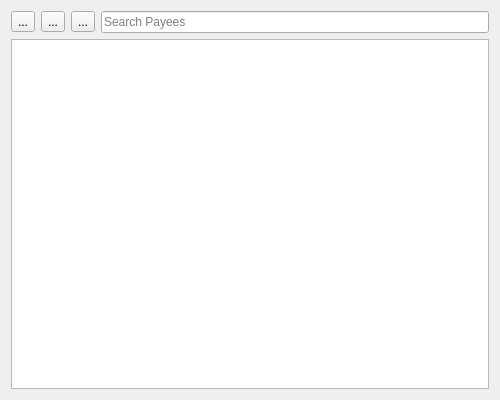
<?xml version="1.0" encoding="UTF-8"?>
<ui version="4.0">
 <class>PayeeForm</class>
 <widget class="QWidget" name="PayeeForm">
  <property name="windowModality">
   <enum>Qt::WindowModal</enum>
  </property>
  <property name="geometry">
   <rect>
    <x>0</x>
    <y>0</y>
    <width>500</width>
    <height>400</height>
   </rect>
  </property>
  <property name="windowTitle">
   <string>Payees</string>
  </property>
  <property name="locale">
   <locale language="English" country="UnitedKingdom"/>
  </property>
  <layout class="QHBoxLayout" name="horizontalLayout">
   <item>
    <layout class="QVBoxLayout" name="leftVerticalLayout">
     <item>
      <layout class="QHBoxLayout" name="controlsHorizontalLayout">
       <item>
        <widget class="QToolButton" name="addToolButton">
         <property name="text">
          <string>...</string>
         </property>
        </widget>
       </item>
       <item>
        <widget class="QToolButton" name="renameToolButton">
         <property name="text">
          <string>...</string>
         </property>
        </widget>
       </item>
       <item>
        <widget class="QToolButton" name="removeToolButton">
         <property name="text">
          <string>...</string>
         </property>
        </widget>
       </item>
       <item>
        <widget class="QLineEdit" name="searchLineEdit">
         <property name="toolTip">
          <string>&lt;html&gt;&lt;head/&gt;&lt;body&gt;&lt;p&gt;Special characters:&lt;/p&gt;&lt;p&gt;* matches zero or more of any characters&lt;br/&gt;? matches any single character&lt;br/&gt;[...] matches any character within square brackets&lt;/p&gt;&lt;/body&gt;&lt;/html&gt;</string>
         </property>
         <property name="placeholderText">
          <string>Search Payees</string>
         </property>
         <property name="clearButtonEnabled">
          <bool>true</bool>
         </property>
        </widget>
       </item>
      </layout>
     </item>
     <item>
      <widget class="QTableView" name="tableView">
       <property name="selectionMode">
        <enum>QAbstractItemView::ExtendedSelection</enum>
       </property>
       <property name="selectionBehavior">
        <enum>QAbstractItemView::SelectRows</enum>
       </property>
       <property name="sortingEnabled">
        <bool>true</bool>
       </property>
       <attribute name="horizontalHeaderHighlightSections">
        <bool>false</bool>
       </attribute>
       <attribute name="horizontalHeaderStretchLastSection">
        <bool>true</bool>
       </attribute>
       <attribute name="verticalHeaderVisible">
        <bool>false</bool>
       </attribute>
      </widget>
     </item>
    </layout>
   </item>
  </layout>
  <action name="actionAdd_Payee">
   <property name="text">
    <string>Add Payee</string>
   </property>
  </action>
  <action name="actionRename_Payee">
   <property name="text">
    <string>Rename Payee</string>
   </property>
  </action>
  <action name="actionRemove_Payee">
   <property name="text">
    <string>Remove Payee(s)</string>
   </property>
   <property name="shortcut">
    <string>Del</string>
   </property>
  </action>
 </widget>
 <resources/>
 <connections/>
</ui>
